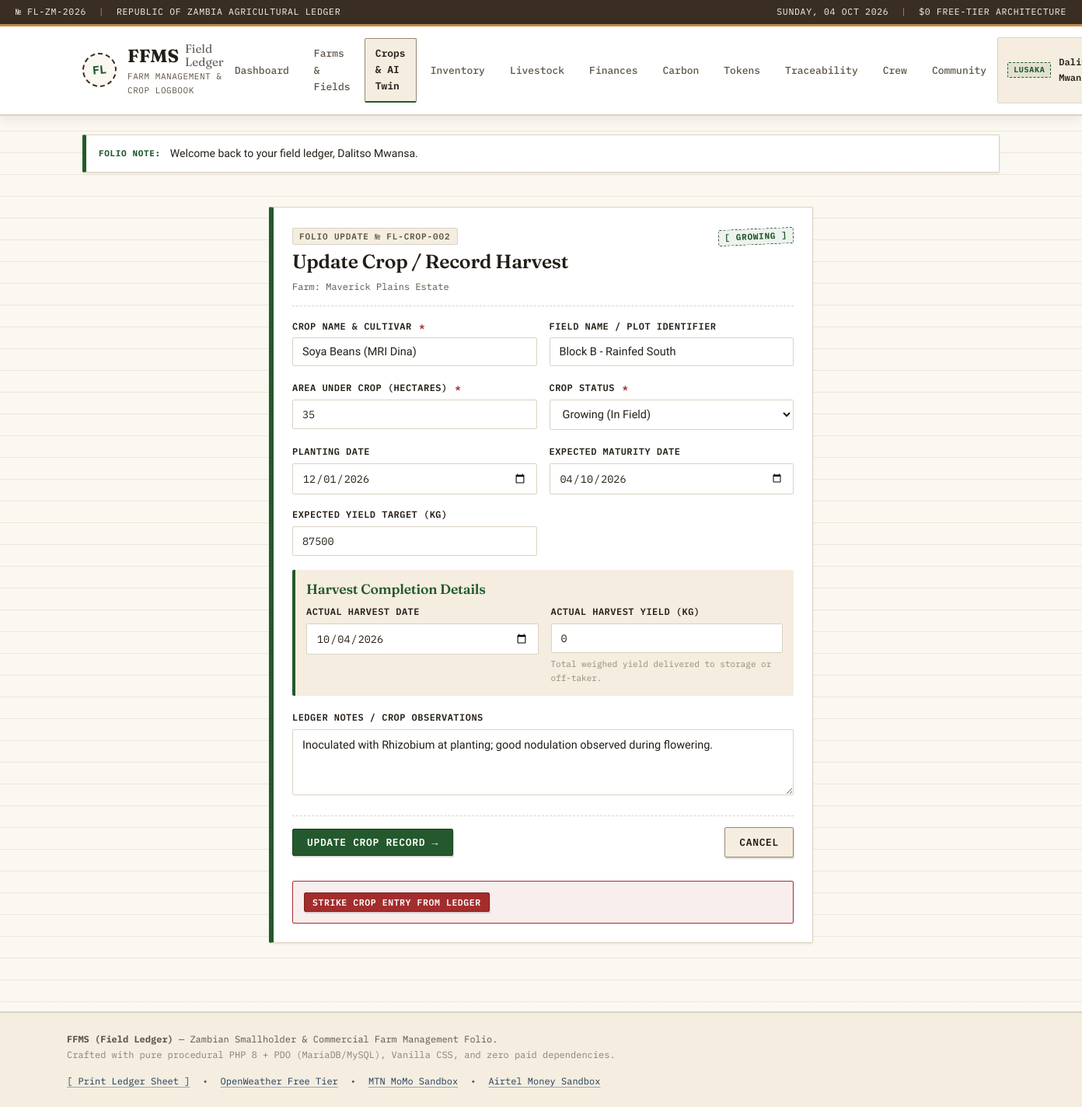
/ffms/crop_edit.php?id=2 (signed in), run on the app's committed database.
### tables this page shows
CREATE TABLE IF NOT EXISTS `crops` (
    `id` INT AUTO_INCREMENT PRIMARY KEY,
    `farm_id` INT NOT NULL,
    `crop_name` VARCHAR(100) NOT NULL,
    `field_name` VARCHAR(100) NULL,
    `area_hectares` DECIMAL(10,2) NOT NULL DEFAULT 0.00,
    `planting_date` DATE NULL,
    `expected_harvest_date` DATE NULL,
    `actual_harvest_date` DATE NULL,
    `status` ENUM('planned', 'growing', 'harvested', 'failed') NOT NULL DEFAULT 'planned',
    `expected_yield_kg` DECIMAL(12,2) DEFAULT 0.00,
    `actual_yield_kg` DECIMAL(12,2) DEFAULT 0.00,
    `notes` TEXT NULL,
    `created_at` TIMESTAMP DEFAULT CURRENT_TIMESTAMP,
    CONSTRAINT `fk_crops_farm` FOREIGN KEY (`farm_id`) REFERENCES `farms`(`id`) ON DELETE CASCADE
);

CREATE TABLE IF NOT EXISTS `farms` (
    `id` INT AUTO_INCREMENT PRIMARY KEY,
    `user_id` INT NOT NULL,
    `farm_name` VARCHAR(150) NOT NULL,
    `location` VARCHAR(150) NOT NULL,
    `weather_city` VARCHAR(100) NULL,
    `size_hectares` DECIMAL(10,2) NOT NULL DEFAULT 0.00,
    `farm_type` ENUM('crop', 'livestock', 'mixed') NOT NULL DEFAULT 'mixed',
    `notes` TEXT NULL,
    `created_at` TIMESTAMP DEFAULT CURRENT_TIMESTAMP,
    CONSTRAINT `fk_farms_user` FOREIGN KEY (`user_id`) REFERENCES `users`(`id`) ON DELETE CASCADE
);

### ffms/crop_edit.php (the view, shortened to what this page needs)
<?php
require_once __DIR__ . '/includes/auth.php';
require_once __DIR__ . '/includes/helpers.php';
$user = current_user();
$user_id = $user['id'];
$crop_id = (int)($_GET['id'] ?? 0);
$stmt = $pdo->prepare('
    SELECT c.*, f.farm_name, f.user_id
    FROM crops c
    JOIN farms f ON c.farm_id = f.id
    WHERE c.id = ? AND f.user_id = ?
');
$stmt->execute([$crop_id, $user_id]);
$crop = $stmt->fetch();
include __DIR__ . '/includes/header.php';
?>
<div class="ledger-container" style="max-width: 740px; margin-top: 20px;">
    <div class="ledger-card border-green">
        <div class="card-header-ruled">
            <div>
                <span class="folio-tag">FOLIO UPDATE № FL-CROP-<?php echo str_pad((string)$crop['id'], 3, '0', STR_PAD_LEFT); ?></span>
                <h2 style="margin-top: 6px;">Update Crop / Record Harvest</h2>
                <div style="font-family: var(--font-mono); font-size: 12px; color: var(--ink-muted);">
                    Farm: <?php echo sanitize($crop['farm_name']); ?>
                </div>
            </div>
            <div>
                <?php echo render_stamp_badge($crop['status']); ?>
            </div>
        </div>
        <form method="POST" action="crop_edit.php?id=<?php echo (int)$crop['id']; ?>" class="ledger-form">
            <div class="form-grid">
                <div class="form-group">
                    <label for="crop_name">Crop Name &amp; Cultivar <span class="required">*</span></label>
                    <input type="text" id="crop_name" name="crop_name" class="form-control" required
                           value="<?php echo sanitize($crop['crop_name']); ?>">
                </div>
                <div class="form-group">
                    <label for="field_name">Field Name / Plot Identifier</label>
                    <input type="text" id="field_name" name="field_name" class="form-control"
                           value="<?php echo sanitize($crop['field_name']); ?>">
                </div>
            </div>
            <div class="form-grid">
                <div class="form-group">
                    <label for="area_hectares">Area Under Crop (Hectares) <span class="required">*</span></label>
                    <input type="number" step="0.01" id="area_hectares" name="area_hectares" class="form-control input-mono" required
                           value="<?php echo (float)$crop['area_hectares']; ?>">
                </div>
                <div class="form-group">
                    <label for="status">Crop Status <span class="required">*</span></label>
                    <select id="status" name="status" class="form-control" required onchange="toggleHarvestFields(this.value)">
                        <option value="growing" <?php echo ($crop['status'] === 'growing') ? 'selected' : ''; ?>>Growing (In Field)</option>
                    </select>
                </div>
            </div>
            <div class="form-grid">
                <div class="form-group">
                    <label for="planting_date">Planting Date</label>
                    <input type="date" id="planting_date" name="planting_date" class="form-control input-mono"
                           value="<?php echo sanitize($crop['planting_date']); ?>">
                </div>
                <div class="form-group">
                    <label for="expected_harvest_date">Expected Maturity Date</label>
                    <input type="date" id="expected_harvest_date" name="expected_harvest_date" class="form-control input-mono"
                           value="<?php echo sanitize($crop['expected_harvest_date']); ?>">
                </div>
                <div class="form-group">
                    <label for="expected_yield_kg">Expected Yield Target (kg)</label>
                    <input type="number" step="0.01" id="expected_yield_kg" name="expected_yield_kg" class="form-control input-mono"
                           value="<?php echo (float)$crop['expected_yield_kg']; ?>">
                </div>
            </div>
            <div id="harvestSection" style="background: var(--paper-subtle); border-left: 4px solid var(--stamp-green); padding: 14px; border-radius: 2px;">
                <h4 style="color: var(--stamp-green); margin-bottom: 8px; font-size: 1.1rem;">Harvest Completion Details</h4>
                <div class="form-grid">
                    <div class="form-group">
                        <label for="actual_harvest_date">Actual Harvest Date</label>
                        <input type="date" id="actual_harvest_date" name="actual_harvest_date" class="form-control input-mono"
                               value="<?php echo sanitize($crop['actual_harvest_date'] ?: date('Y-m-d')); ?>">
                    </div>
                    <div class="form-group">
                        <label for="actual_yield_kg">Actual Harvest Yield (kg)</label>
                        <input type="number" step="0.01" id="actual_yield_kg" name="actual_yield_kg" class="form-control input-mono"
                               value="<?php echo (float)$crop['actual_yield_kg']; ?>" placeholder="e.g. 182500">
                        <span class="form-hint">Total weighed yield delivered to storage or off-taker.</span>
                    </div>
                </div>
            </div>
            <div class="form-group">
                <label for="notes">Ledger Notes / Crop Observations</label>
                <textarea id="notes" name="notes" class="form-control"><?php echo sanitize($crop['notes']); ?></textarea>
            </div>
            <div style="display: flex; justify-content: space-between; align-items: center; border-top: 1px dashed var(--border-rule); padding-top: 14px; margin-top: 8px;">
                <button type="submit" class="ledger-btn ledger-btn-primary">
                    Update Crop Record &rarr;
                </button>
                <a href="crops.php" class="ledger-btn">Cancel</a>
            </div>
        </form>
        <div style="margin-top: 30px; padding: 14px; border: 1px solid var(--stamp-red); background: var(--stamp-red-bg); border-radius: 2px;">
            <form method="POST" action="crop_edit.php?id=<?php echo (int)$crop['id']; ?>" onsubmit="return confirm('Confirm: Are you sure you want to permanently delete this crop entry?');">
                <button type="submit" class="ledger-btn ledger-btn-danger ledger-btn-sm confirm-delete" data-item="<?php echo sanitize($crop['crop_name']); ?>">
                    Strike Crop Entry From Ledger
                </button>
            </form>
        </div>
    </div>
</div>
<?php include __DIR__ . '/includes/footer.php'; ?>

### ffms/includes/helpers.php (shortened to what this page needs)
<?php
function sanitize(?string $value): string {
    return htmlspecialchars((string)($value ?? ''), ENT_QUOTES, 'UTF-8');
}
function render_stamp_badge(string $status): string {
    $s = strtolower(trim($status));
    $class = 'stamp-neutral';
    $label = strtoupper(str_replace('_', ' ', $s));
    switch ($s) {
        case 'growing':
        case 'healthy':
        case 'completed':
            $class = 'stamp-green';
            break;
    }
    return sprintf(
        '<span class="stamp-badge %s" title="%s">[ %s ]</span>',
        $class,
        sanitize($label),
        sanitize($label)
    );
}
function display_flash(): string {
    $f = $_SESSION['flash'];
    $type_class = match ($f['type']) {
        'green', 'success' => 'flash-green',
        'amber', 'warning' => 'flash-amber',
        'red', 'error'     => 'flash-red',
        default            => 'flash-navy'
    };
    return sprintf(
        '<div class="ledger-flash %s">
            <span class="flash-tag">FOLIO NOTE:</span>
            <span class="flash-text">%s</span>
        </div>',
        $type_class,
        sanitize($f['message'])
    );
}

### data on the page
crops: id "002", farm.farm_name "Maverick Plains Estate", status "GROWING", crop_name "Soya Beans (MRI Dina)", field_name "Block B - Rainfed South", area_hectares "35", status "Growing (In Field)", planting_date "12/01/2026", expected_harvest_date "04/10/2026", expected_yield_kg "87500", actual_harvest_date "10/04/2026", actual_yield_kg "0", notes "Inoculated with Rhizobium at planting; good nodulation observed during flowering."

### other printed values
$user['location_district'] "LUSAKA"
$f['message'] "Welcome back to your field ledger, Dalitso Mwansa."
